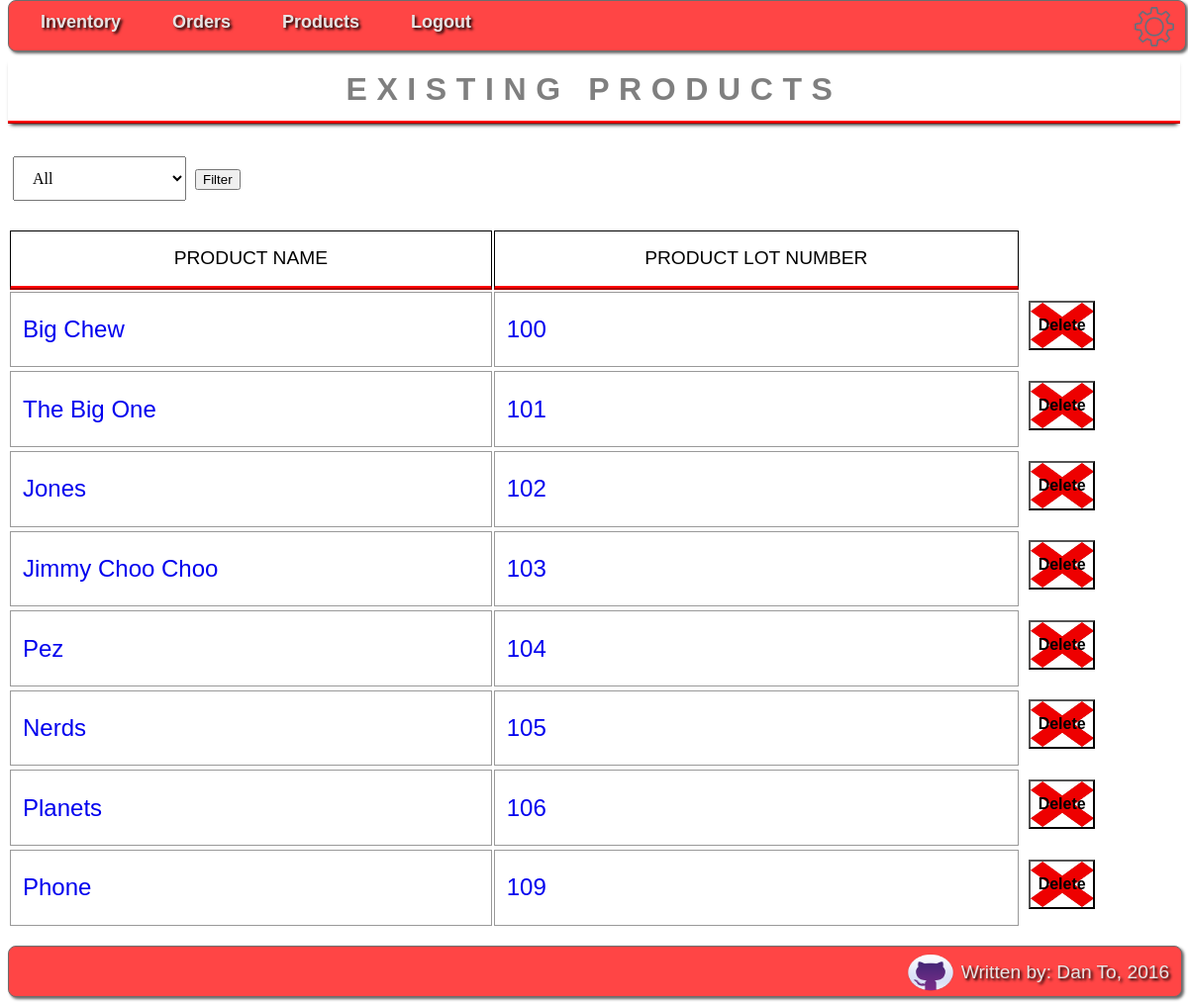
The app's page /tracker/view_products/ (signed in), older data.
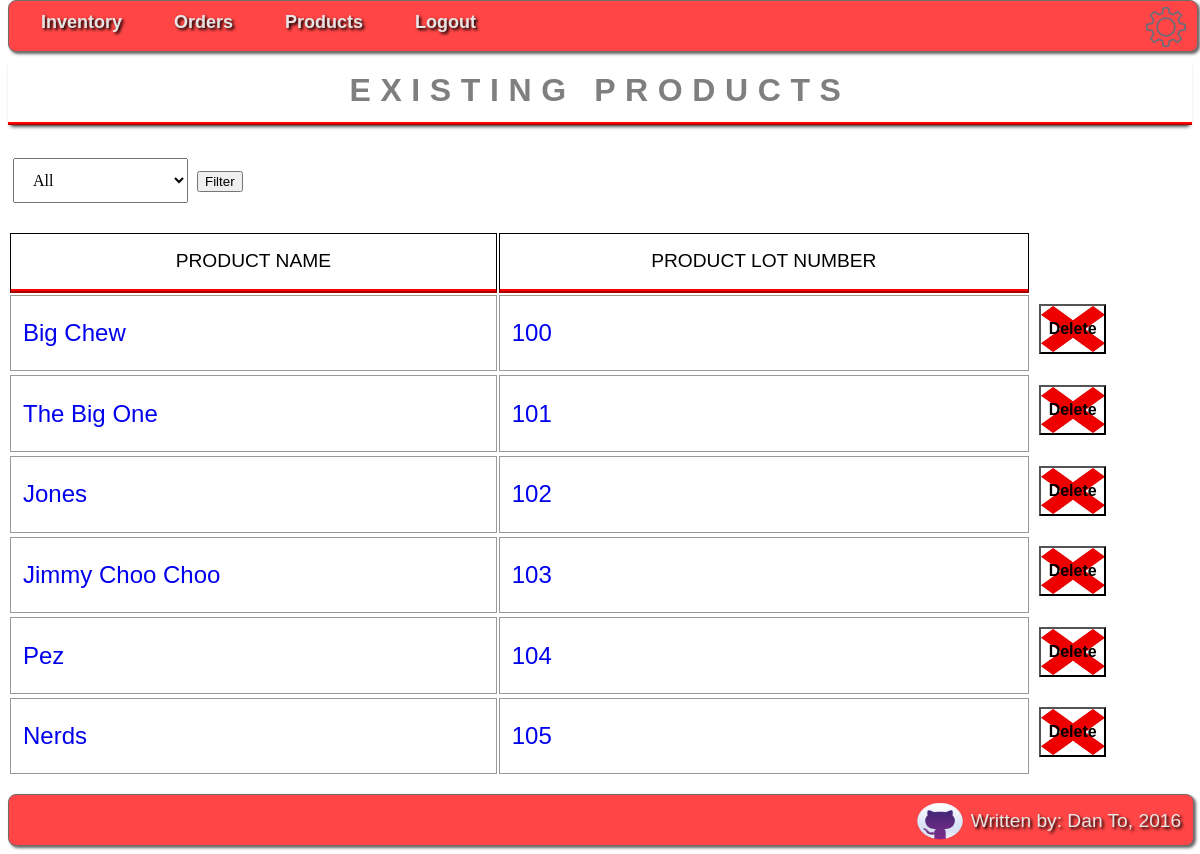
The same page, newer data.
### tracker/models.py (models this page shows, shortened)
class Product(models.Model):
    KG_TO_LBS_CONVERSION = 2.20462
    DEXTROSE = 'dex'
    GUM = 'gum'
    PANNED_SUGAR = 'psg'
    JAWBREAKER = 'jaw'
    CATEGORIES = ((DEXTROSE, 'Pressed Dextrose'),
                  (GUM, 'Bubble Gum'),
                  (PANNED_SUGAR, 'Panned Sugar'),
                  (JAWBREAKER, 'Jawbreaker'),)
    product_name = models.CharField(max_length=200)
    sm_lot_number = models.CharField(max_length=200)
    weight = models.DecimalField(max_digits=6, decimal_places=2)
    pieces = models.IntegerField()
    category = models.CharField(max_length=3,choices=CATEGORIES,default=DEXTROSE)
    popular = models.CharField(max_length=3,default='No')
    photo = models.FileField(upload_to=get_image_path, blank=True, null=True)

### tracker/views.py (the view)
@login_required
@permission_required('tracker.add_product', raise_exception=True)
def view_products(request):
    categories = getCategories()
    products = Product.objects.all()
    filter = ''
    if request.method == 'POST':
        filter = str(request.POST['filtcategory'])
        if filter != '':
            products = products.filter(category=filter)
    return render(request, 'tracker/product_list.html', {'product_list': products, 'categories': categories, 'filter': filter,})

### tracker/views.py (called while the page is built)
def getCategories():
    categories = {'dex':'Pressed Dextose', 'gum':'Bubble Gum', 'psg':'Panned Sugar', 'jaw':'Jawbreaker'}
    return categories

### tracker/templates/tracker/product_list.html (shortened to what this page needs)
{% load staticfiles %}
<link rel="stylesheet" href="{% static 'tracker/css/style.css' %}">
<head>
    <ul id="menu-bar">
        <li>
            <a href="{% url 'tracker:index' %}">
                Inventory
            </a>
        </li>
        <li>
            <a href="{% url 'tracker:view_orders' %}">
                Orders
            </a>
        </li>
        <li>
            <a href="{% url 'tracker:view_products' %}">
                Products
            </a>
        </li>
        <li>
            <a href="{% url 'tracker:log_out' %}">
                Logout
            </a>
        </li>
        <li id="settings">
            <a href="{% url 'tracker:app_settings' %}">
                <div id="img_holder"></div>
            </a>
        </li>
    </ul>
</head>
<body>
<h1>Existing Products</h1>
{% if product_list %}
<form action="{% url 'tracker:view_products' %}" method="POST">
    <select name="filtcategory" id="filtcategory">
        <option value="" >All</option>
    </select>
    <input type="submit" value="Filter" />
</form>
<table class="product_table">
    <tr>
        <th>Product Name</th>
        <th>Product Lot Number</th>
        <th class="delete_button"></th>
    </tr>
    {% for product in product_list %}
    <tr class="product_row">
        <td class="product_details">
            <a href="{% url 'tracker:product_details' product.sm_lot_number %}">
                {{ product.product_name }}
            </a>
        </td>
        <td class="product_details">
            <a href="{% url 'tracker:product_details' product.sm_lot_number %}">
                {{ product.sm_lot_number }}
            </a>
        </td>
        <td class="delete_button">
            <form action="{% url 'tracker:delete_product' product.sm_lot_number %}" method="POST">
                <button class="table_delete_button" type="submit">Delete</button>
            </form>
        </td>
    <tr>
    {% endfor %}
</table>
{% else %}
<h2>There are no products currently in the system.</h2>
{% endif %}
<div class="spacer">
</div>
<footer>
    <p>Written by: Dan To, 2016</p>
    <a href="www.github.com/danhto">
        <img src="{% static "tracker/images/github.png" %}" />
    </a>
</footer>
</body>

### tracker/static/tracker/css/style.css (style rules this page uses)
#menu-bar { width: 98%; margin: 0px 0px 0px 0px; padding: 6px 6px 4px 6px; height: 40px; line-height: 100%; border-radius: 8px; -webkit-border-radius: 8px; -moz-border-radius: 8px; box-shadow: 2px 2px 3px #666666; -webkit-box-shadow: 2px 2px 3px #666666; -moz-box-shadow: 2px 2px 3px #666666; background: #FF4545; border: solid 1px #6D6D6D; position:relative; z-index:999; }
#menu-bar li { margin: 0px 0px 6px 0px; padding: 1px 6px 0px 6px; float: left; position: relative; list-style: none; }
#menu-bar a { font-weight: bold; font-family: arial; font-style: normal; font-size: 18px; color: #E7E5E5; text-decoration: none; display: block; padding: 6px 20px 6px 20px; margin: 0; margin-bottom: 6px; border-radius: 10px; -webkit-border-radius: 10px; -moz-border-radius: 10px; text-shadow: 2px 2px 3px #000000; }
#menu-bar:after { content: "."; display: block; clear: both; visibility: hidden; line-height: 0; height: 0; }
#menu-bar { display: inline-block; position: fixed; top: 0px; }
a:link { text-decoration: none; }
table { width: 100%; border: 1px solid black; background: #FF8C69; }
table.product_table { width: 100%; border: none; background: white; }
th { font: 300 1.2em/2 'Lucida Grande', sans-serif; text-align: center; text-transform: uppercase; border: 1px solid black; border-bottom: 4px ridge red; padding: 0.5rem; background: white; }
.delete_button { display: block; border: none; min-height: 10px; padding-top: .6em; }
tr { background: white; min-height: 10px; }
td { font: 400 1em/2 'Verdana', sans-serif; padding-left: 0.5em; padding-top: 0.2em; height: 100%; }
td a { height: 100%; width: 100%; }
td.product_details { font: 400 1.5em/2 'Verdana', sans-serif; border: 1px solid #999; padding: 0.5em; text-align: left; }
td.product_details a { display: block; height: 100%; width: 100%; }
form, input { box-sizing: border-box; -moz-box-sizing: border-box; -webkit-box-sizing: border-box; }
select { font-family : inherit; font-size : 100%; display: inline-block; cursor: context-menu; width: 175px; padding: 12px 15px; margin: 12px 5; box-sizing: border-box; }
button.table_delete_button { display: block; font: 700 1em/2 'Lucida Grande', sans-serif; background: url("../images/delete_x.jpg") no-repeat; cursor: pointer; background-size: 100% 100%; width: 45%; height: 50px; }
ul#menu-bar li#settings a div#img_holder { background: url("../images/settings_icon.png") no-repeat left top; background-size: 40px 40px; width: 100%; height: 100%; position: absolute; }
ul#menu-bar li#settings a { height: 40px; width: 40px; padding: 0; margin: 0; }
ul#menu-bar li#settings { float: right; width: 3%; height: 100%; padding: 0 10px 0 0; }
h1 { font: 600 2em/2 'Raleway', sans-serif; color: rgba(0,0,0,.5); text-align: center; text-transform: uppercase; letter-spacing: .3em; width: 100%; border-bottom: ridge #ff0000; -webkit-box-shadow: 0 4px 4px -3px #000000; -moz-box-shadow: 0 4px 4px -3px #000000; box-shadow: 0 4px 4px -3px #000000; }
body { padding-top: 50px; }
footer { width: 99%; margin: 0px 0px 0px 0px; padding: 6px 6px 4px 6px; height: 40px; line-height: 100%; border-radius: 8px; -webkit-border-radius: 8px; -moz-border-radius: 8px; box-shadow: 2px 2px 3px #666666; -webkit-box-shadow: 2px 2px 3px #666666; -moz-box-shadow: 2px 2px 3px #666666; background: #FF4545; border: solid 1px #6D6D6D; position:relative; z-index:999; }
footer p { display: inline; font: 300 1.2em/2 'Lucida Grande', sans-serif; color: #E7E5E5; position: relative; float: right; margin: 0px 0px 6px 0px; padding: 1px 6px 0px 6px; text-shadow: 2px 2px 3px #000000; }
footer img { display: inline; float: right; width: 50px; height: 100%; }
div.spacer { padding: 0.5em 0 0.5em 0; }

Row changes from the older to the newer data that the page shows:
removed Product: product_name "Planets", sm_lot_number "106"
removed Product: product_name "Phone", sm_lot_number "109"
